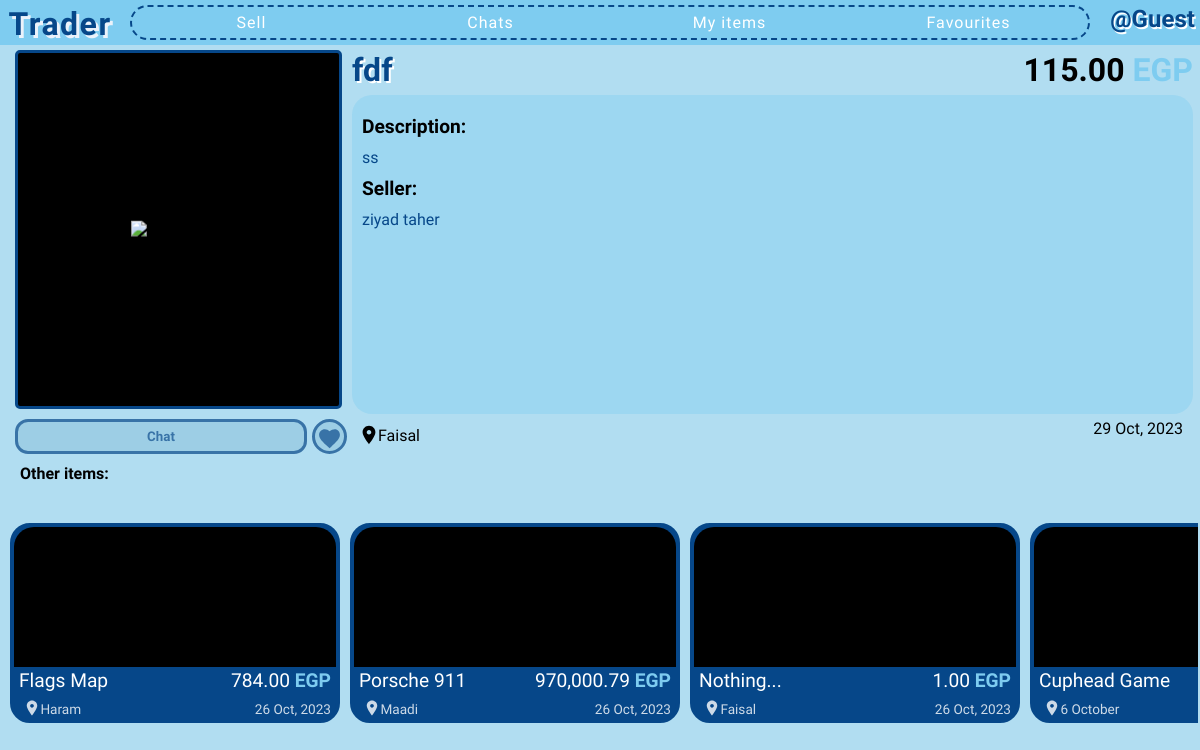
Screenshot of /17/ with the database file from the repository.
### app/models.py (models this page shows)
class Item(db.Model):
    id = db.Column(db.Integer, primary_key=True)  # Item ID
    title = db.Column(db.String(100), nullable=False)  # Item title
    description = db.Column(db.Text, nullable=False)  # Item description
    location = db.Column(db.String(100), nullable=False)  # Item location
    price = db.Column(db.Float, default=0, nullable=False)  # Item price
    is_sold = db.Column(db.Boolean, default=False)  # Is item sold?
    created_at = db.Column(db.DateTime)  # Item creation timestamp
    owner = db.Column(db.Integer, db.ForeignKey("user.id"), nullable=False)  # Owner of the item
    images = db.relationship('Image', backref='images_set', lazy=True)  # Images associated with the item
    chats = db.relationship('Chat', backref='chats_set', lazy=True)  # Chats related to the item

class User(db.Model, UserMixin):
    id = db.Column(db.Integer, primary_key=True)  # User ID
    firstname = db.Column(db.String(50), nullable=False)  # First name
    lastname = db.Column(db.String(50), nullable=False)  # Last name
    username = db.Column(db.String(30), unique=True, nullable=False)  # Unique username
    email = db.Column(db.String(120), unique=True, nullable=False)  # Unique email
    password = db.Column(db.String(120), nullable=False)  # Password
    profile_color = db.Column(db.String(25), nullable=True, default=None)  # Profile color
    sent_chat = db.relationship('Chat', backref='sent_by_set', lazy=True, foreign_keys='Chat.sent_by')  # Chats sent by this user
    received_chat = db.relationship('Chat', backref='received_by_set', lazy=True, foreign_keys='Chat.received_by')  # Chats received by this user
    items = db.relationship('Item', backref='item_owner', lazy=True)  # Items posted by this user
    contacts = db.relationship('User', secondary=user_contacts,  # Many-to-many relationship for contacts
                               primaryjoin=(user_contacts.c.contact_id == id),
                               secondaryjoin=(user_contacts.c.contacted_id == id),
                               backref=db.backref('contacted_by', lazy='dynamic'),
                               lazy='dynamic')
    favourites = db.relationship('Item', secondary=favourite_items, backref=db.backref('fav_users', lazy='dynamic'))  # Many-to-many relationship for favorite items

### app/routes.py (the view)
@app.get("/<int:item_id>/")
def single_item(item_id):
    items = []
    item = None
    for entry in Item.query.all():
        if entry.id == item_id:
            item = entry
            seller = User.query.get(item.owner)
        else:
            items.append(entry)
    if not item:
        abort(404)
    if current_user.is_authenticated:
        is_favourite = item in current_user.favourites
    else:
        is_favourite = False
    return render_template("single-item.html", items=items, item=item, seller=seller, is_favourite=is_favourite)

### app/__init__.py (called while the page is built)
def price_format(float):
    return '{:,.2f}'.format(float)

### app/templates/single-item.html (shortened to what this page needs)
{% extends 'base.html' %}
{% block head %}
    <link rel="stylesheet" href="{{ url_for('static', filename='css/partials/item.css') }}">
    <link rel="stylesheet" href="{{ url_for('static', filename='css/single-item.css') }}">
{% endblock %}
{% block content %}
    <div class="grid-cont">
        <div class="item-img-cont">
            <img src="{{ url_for('serve_image', img_id=item.images[0].id) }}" alt="item-image">
        </div>
        {% if current_user.id == seller.id %}
        <div class="seller-btns">
            <button class="edit-btn" onclick="window.location.href = `{{ url_for('edit_item', item_id=item.id) }}?next={{ url_for('single_item', item_id=item.id) }}`">Edit</button>
            <button class="delete-btn" onclick="window.location.href = `{{ url_for('delete_item', item_id=item.id) }}?next={{ url_for('index') }}`">Delete</button>
        </div>
        {% else %}
        <button class="chat-btn" onclick="window.location.href = `{{ url_for('single_chat', user_id=seller.id) }}?back=/{{ item.id }}/&item-id={{ item.id }}`">Chat</button>
        <button class="favourite-btn {% if is_favourite %}fav{% endif %}" onclick="toggleFavourite()">
            <svg
            width="25"
            height="25"
            xmlns="http://www.w3.org/2000/svg"
            viewBox="0 0 24 24"
            >
            <path
                d="M12 21.35l-1.45-1.32C5.4 15.36 2 12.28 2 8.5 2 5.42 4.42 3 7.5 3c1.74 0 3.41.81 4.5 2.09C13.59 3.81 15.26 3 17 3 20.08 3 22 5.42 22 8.5c0 3.78-3.4 6.86-8.55 11.54L12 21.35z"
            />
            </svg>
        </button>
        {% endif %}
        <div class="title-price">
            <h2 class="item-title">{{ item.title }}</h2>
            <div class="price-cont">{{ price_format(item.price) }} <span class="egp">EGP</span></div>
        </div>
        <div class="description-cont">
            <div>Description:</div>
            {{ item.description }}
            <div>Seller:</div>
            {{ seller.firstname }} {{ seller.lastname }}
        </div>
        <div class="location-cont">
            <svg
                width="22px"
                height="22px"
                xmlns="http://www.w3.org/2000/svg"
                viewBox="0 0 24 24"
                fill="#000000"
            >
                <path d="M12 2C8.13 2 5 5.13 5 9c0 4.25 7 13 7 13s7-8.75 7-13c0-3.87-3.13-7-7-7zm0 9.5c-1.38 0-2.5-1.12-2.5-2.5s1.12-2.5 2.5-2.5 2.5 1.12 2.5 2.5-1.12 2.5-2.5 2.5z" />
            </svg> {{ item.location }}
        </div>
        <div class="item-created-at">{{ date_format(item.created_at, force_datetime=True) }}</div>
        <div class="other-items-cont">
            <div class="title">Other items:</div>
            <div class="other-items">
                {% for item in items %}
                    {% include 'partials/item.html' %}
                {% endfor %}
            </div>
        </div>
    </div>
{% endblock %}

### app/templates/partials/item.html (shortened to what this page needs)
<div class="single-item-cont location-{% if item.location == '6 October' %}october{% else %}{{ item.location|lower }}{% endif %}" id="item-{{ item.id }}">
    <a class="item" href="{{ url_for('single_item', item_id=item.id) }}">
        <div class="img-cont">
        </div>
        <div class="upper">
            <div class="item-title">{{ item.title }}</div>
            <div class="item-price">{{ price_format(item.price) }} <span class="egp">EGP</span></div>
        </div>
        <div class="lower">
            <div class="item-location">
                <svg
                    width="18px"
                    height="18px"
                    xmlns="http://www.w3.org/2000/svg"
                    viewBox="0 0 24 24"
                    fill="#fff"
                >
                    <path d="M12 2C8.13 2 5 5.13 5 9c0 4.25 7 13 7 13s7-8.75 7-13c0-3.87-3.13-7-7-7zm0 9.5c-1.38 0-2.5-1.12-2.5-2.5s1.12-2.5 2.5-2.5 2.5 1.12 2.5 2.5-1.12 2.5-2.5 2.5z" />
                </svg> {{ item.location }}
            </div>
            <div>{{ date_format(item.created_at) }}</div>
        </div>
    </a>
</div>

### app/static/css/base.css (style rules this page uses)
* { font-family: 'Varela Round', serif; box-sizing: border-box; margin: 0; padding: 0; font-size: bolder; }
body { background-color: #B1DDF1; color: white; }

### app/static/css/partials/item.css (style rules this page uses)
.single-item-cont { position: relative; width: 440px; margin: auto; transition: transform 0.5s; }
.item { position: relative; display: flex; flex-direction: column; justify-content: space-between; text-decoration: none; color: white; width: 440px; height: 290px; background-color: #064789; border-radius: 20px; border: 4px solid #064789; cursor: pointer; }
.img-cont { border-radius: 20px 20px 0 0; position: relative; background-color: black; overflow: hidden; height: 85%; }
.upper, .lower { display: flex; justify-content: space-between; align-items: baseline; padding: 2px 5px; }
.upper { font-size: 1.2rem; }
span.egp { color: #7eccf0; font-weight: bolder; }
.lower { font-size: 0.85rem; opacity: 0.8; }
.lower svg { position: relative; top: 3.5px; left: 4px; }

### app/static/css/single-item.css (style rules this page uses)
.grid-cont { width: 100%; display: grid; grid-template-columns: 25% 35px 1fr auto; grid-template-rows: 45px 1fr 30px 1fr; gap: 5px; height: 91vh; width: 99vw; margin: 0 10px; color: black; }
.item-img-cont { position: relative; background-color: black; overflow: hidden; margin: 5px; border: 3px solid #064789; border-radius: 5px; grid-column: span 2; grid-row: span 2; }
.item-img-cont img { position: absolute; top: 50%; left: 50%; transform: translate(-50%, -50%); max-width: 100%; max-height: 100%; }
button { height: 35px; cursor: pointer; color: #064789; border-color: #064789; background-color: rgba(132, 189, 215, 0.644); opacity: 0.7; border-style: solid; border-width: 3px; }
.chat-btn, .seller-btns { grid-column-start: 1; margin-left: 5px; }
.chat-btn, .seller-btns button { border-radius: 13px; font-weight: bolder; }
.favourite-btn { grid-column-start: 2; border-radius: 50%; width: 35px; }
.favourite-btn svg { position: relative; right: 2.75px; bottom: 1px; margin: 5px; fill: #064789; }
.title-price { display: flex; justify-content: space-between; align-items: center; margin-bottom: 5px; grid-row: 1; grid-column: 3 / 5; margin-top: 10px; }
.title-price .item-title { font-size: 2rem; color: #064789; text-shadow: 2px 2px white; }
.price-cont { font-size: 2rem; font-weight: bolder; padding: 10px 0; }
.price-cont .egp { color: #7eccf0; }
.description-cont { color: #064789; overflow: auto; background-color: #7eccf065; border-radius: 20px; padding: 10px; grid-row: 2; grid-column: 3 / 5; }
.description-cont div { font-size: 1.2rem; font-weight: bolder; color: black; padding: 10px 0; }
.location-cont { grid-column-start: 3; grid-row-start: 3; }
.location-cont svg { position: relative; top: 5px; left: 6px; }
.item-created-at { grid-column-start: -2; grid-row-start: 3; margin-right: 10px; }
.other-items-cont { grid-column: span 5; }
.other-items-cont .title { font-weight: bolder; padding: 10px; }
.other-items { display: flex; gap: 10px; overflow: auto; padding-bottom: 5px; height: 83%; width: 100%; }
.item { flex-shrink: 0; width: 330px; height: 200px; }

### rows the page displays
Item: title "fdf", price "115.00", description "ss", location "Faisal", created_at "29 Oct, 2023"
User: firstname "ziyad", lastname "taher"
Item: title "Flags Map", price "784.00", location "Haram", created_at "26 Oct, 2023"
Item: title "Porsche 911", price "970,000.79", location "Maadi", created_at "26 Oct, 2023"
Item: title "Nothing...", price "1.00", location "Faisal", created_at "26 Oct, 2023"
Item: title "Cuphead Game", location "6 October"
